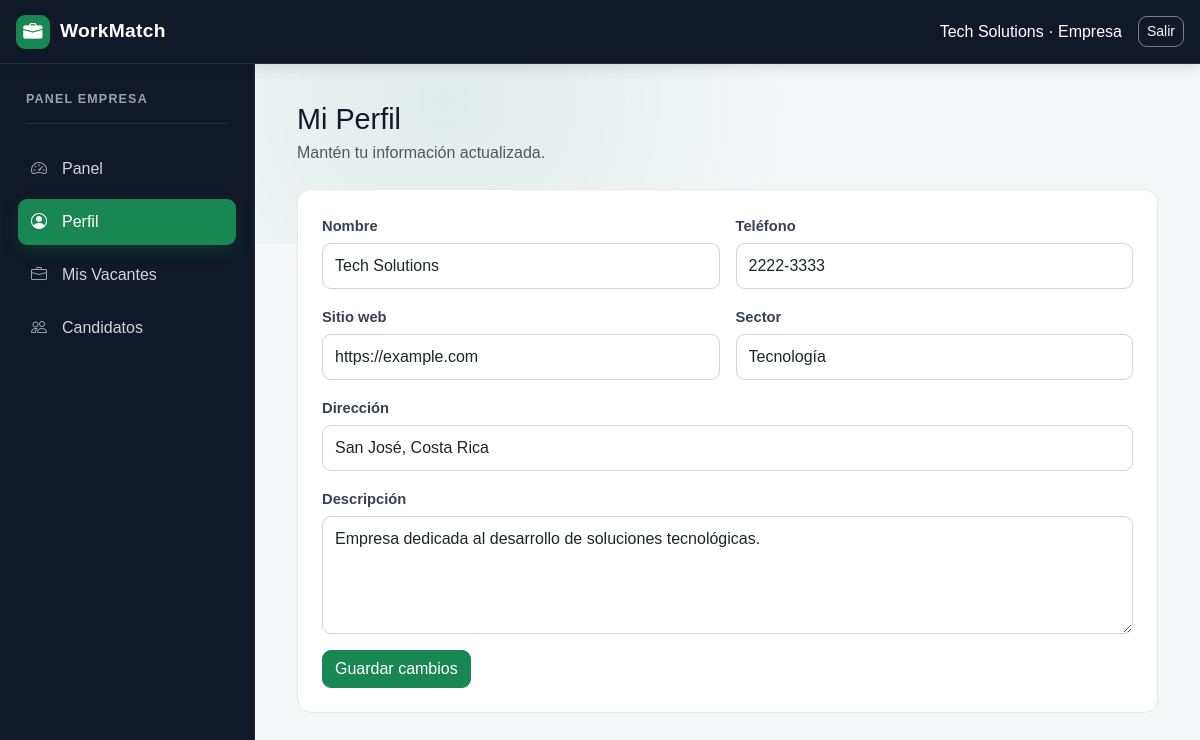
Screenshot of /index.php?seccion=perfil (signed in) with the database file from the repository.
### tables this page shows
CREATE TABLE perfiles_empresa (
    usuario_id INT PRIMARY KEY,
    sector VARCHAR(120) NULL,
    descripcion TEXT NULL,
    direccion VARCHAR(180) NULL,

    CONSTRAINT fk_perfil_empresa_usuario
        FOREIGN KEY (usuario_id)
        REFERENCES usuarios(id)
        ON DELETE CASCADE
);

CREATE TABLE usuarios (
    id INT AUTO_INCREMENT PRIMARY KEY,
    nombre VARCHAR(120) NOT NULL,
    identificacion VARCHAR(40) NOT NULL,
    correo VARCHAR(120) NOT NULL UNIQUE,
    telefono VARCHAR(30) NULL,
    sitio_web VARCHAR(180) NULL,
    password VARCHAR(255) NOT NULL,
    tipo ENUM('candidato', 'empresa') NOT NULL,
    fecha_registro TIMESTAMP DEFAULT CURRENT_TIMESTAMP
);

### app/controllers/WorkMatchController.php (called while the page is built, shortened)
<?php
require_once __DIR__ . '/../models/WorkMatch.php';
class WorkMatchController
{
    private WorkMatch $model;
    public function __construct(){ $this->model=new WorkMatch(); }
    public function run(): void
    {
        $this->mostrarSistema();
    }
    private function mostrarSistema(): void
    {
        $usuario=$_SESSION['usuario']; $seccion=$_GET['seccion']??'panel'; $mensajeOk=$_SESSION['mensaje_ok']??''; unset($_SESSION['mensaje_ok']);
        $perfil=$usuario['tipo']==='empresa'?$this->model->obtenerPerfilEmpresa((int)$usuario['id']):$this->model->obtenerPerfilCandidato((int)$usuario['id']);
        require __DIR__.'/../views/sistema.php';
    }
}

### index.php (called while the page is built)
<?php
require_once __DIR__ . '/app/controllers/WorkMatchController.php';
$controller = new WorkMatchController();
$controller->run();

### app/models/WorkMatch.php (called while the page is built, shortened)
<?php
require_once __DIR__ . '/../../config/database.php';
class WorkMatch
{
    private PDO $connection;
    public function __construct()
    {
        $database = new Database();
        $this->connection = $database->connect();
    }
    public function obtenerPerfilEmpresa(int $id): array|false
    {
        $stmt=$this->connection->prepare('SELECT u.id,u.nombre,u.identificacion,u.correo,u.telefono,u.sitio_web,p.sector,p.descripcion,p.direccion FROM usuarios u JOIN perfiles_empresa p ON p.usuario_id=u.id WHERE u.id=:id');
        $stmt->execute(['id'=>$id]); return $stmt->fetch();
    }
}

### config/database.php (called while the page is built)
<?php
class Database
{
    private string $host = 'db';
    private string $database = 'workmatch';
    private string $username = 'root';
    private string $password = 'root';
    public function connect(): PDO
    {
        try {
            $connection = new PDO(
                "mysql:host={$this->host};dbname={$this->database};charset=utf8mb4",
                $this->username,
                $this->password
            );
            $connection->setAttribute(PDO::ATTR_ERRMODE, PDO::ERRMODE_EXCEPTION);
            $connection->setAttribute(PDO::ATTR_DEFAULT_FETCH_MODE, PDO::FETCH_ASSOC);
            return $connection;
        } catch (PDOException $exception) {
            throw new RuntimeException('No fue posible conectar con la base de datos.');
        }
    }
}

### app/views/sistema.php (the view, shortened to what this page needs)
<?php
function e(mixed $v): string { return htmlspecialchars((string)($v??''),ENT_QUOTES,'UTF-8'); }
$esEmpresa=$usuario['tipo']==='empresa';
?>
<!DOCTYPE html><html lang="es"><head><meta charset="UTF-8"><meta name="viewport" content="width=device-width,initial-scale=1"><title>WorkMatch</title>
<link href="https://cdn.jsdelivr.net/npm/bootstrap@5.3.3/dist/css/bootstrap.min.css" rel="stylesheet"><link rel="stylesheet" href="https://cdn.jsdelivr.net/npm/bootstrap-icons@1.11.3/font/bootstrap-icons.min.css"><link rel="stylesheet" href="public/css/style.css"></head><body>
<nav class="navbar navbar-dark fixed-top px-3"><a class="navbar-brand fw-bold" href="index.php"><i class="bi bi-briefcase-fill"></i> WorkMatch</a><div class="d-flex align-items-center gap-3 text-white"><span class="d-none d-md-inline"><?= e($usuario['nombre']) ?> · <?= $esEmpresa?'Empresa':'Candidato' ?></span><a class="btn btn-outline-light btn-sm" href="index.php?action=logout">Salir</a></div></nav>
<div class="app-layout"><aside class="sidebar"><h5><?= $esEmpresa?'Panel Empresa':'Panel Candidato' ?></h5>
<a class="<?= $seccion==='panel'?'active':'' ?>" href="index.php?seccion=panel"><i class="bi bi-speedometer2"></i>Panel</a>
<a class="<?= $seccion==='perfil'?'active':'' ?>" href="index.php?seccion=perfil"><i class="bi bi-person-circle"></i>Perfil</a>
<a class="<?= $seccion==='vacantes'?'active':'' ?>" href="index.php?seccion=vacantes"><i class="bi bi-briefcase"></i><?= $esEmpresa?'Mis Vacantes':'Buscar Vacantes' ?></a>
<?php if($esEmpresa): ?><a class="<?= $seccion==='candidatos'?'active':'' ?>" href="index.php?seccion=candidatos"><i class="bi bi-people"></i>Candidatos</a>
<?php else: ?><a class="<?= $seccion==='favoritas'?'active':'' ?>" href="index.php?seccion=favoritas"><i class="bi bi-bookmark-heart"></i>Guardadas</a><a class="<?= $seccion==='postulaciones'?'active':'' ?>" href="index.php?seccion=postulaciones"><i class="bi bi-send-check"></i>Postulaciones</a><?php endif; ?></aside>
<main class="content-area">
<?php if($seccion==='perfil'): ?><h2>Mi Perfil</h2><p class="text-muted">Mantén tu información actualizada.</p><div class="card"><div class="card-body"><form method="post"><input type="hidden" name="action" value="actualizar_perfil"><div class="row g-3"><div class="col-md-6"><label class="form-label">Nombre</label><input class="form-control" name="nombre" value="<?= e($perfil['nombre']) ?>" required></div><div class="col-md-6"><label class="form-label">Teléfono</label><input class="form-control" name="telefono" value="<?= e($perfil['telefono']) ?>"></div>
<?php if($esEmpresa): ?><div class="col-md-6"><label class="form-label">Sitio web</label><input class="form-control" name="sitio_web" value="<?= e($perfil['sitio_web']) ?>"></div><div class="col-md-6"><label class="form-label">Sector</label><input class="form-control" name="sector" value="<?= e($perfil['sector']) ?>"></div><div class="col-12"><label class="form-label">Dirección</label><input class="form-control" name="direccion" value="<?= e($perfil['direccion']) ?>"></div><div class="col-12"><label class="form-label">Descripción</label><textarea class="form-control" name="descripcion" rows="4"><?= e($perfil['descripcion']) ?></textarea></div>
<?php endif; ?>
<div class="col-12"><button class="btn btn-success">Guardar cambios</button></div></div></form></div></div><?php endif; ?>
</main></div>
<script src="https://cdn.jsdelivr.net/npm/bootstrap@5.3.3/dist/js/bootstrap.bundle.min.js"></script><script src="public/js/app.js"></script></body></html>

### public/css/style.css (style rules this page uses)
:root { --wm-dark: #111827; --wm-dark-2: #1f2937; --wm-green: #198754; --wm-green-dark: #146c43; --wm-bg: #f4f6f8; --wm-card: #ffffff; --wm-border: #e5e7eb; --wm-text: #1f2937; --wm-muted: #6b7280; }
* { box-sizing: border-box; }
body { margin: 0; background: var(--wm-bg); color: var(--wm-text); font-family: Arial, Helvetica, sans-serif; }
.navbar { min-height: 64px; background: var(--wm-dark) !important; border-bottom: 1px solid rgba(255,255,255,.08); box-shadow: 0 3px 14px rgba(0,0,0,.12); }
.navbar-brand { display: flex; align-items: center; gap: 10px; color: #fff !important; font-size: 1.2rem; letter-spacing: .3px; }
.navbar-brand i { display: inline-flex; align-items: center; justify-content: center; width: 34px; height: 34px; border-radius: 9px; background: var(--wm-green); }
.navbar .btn-outline-light { border-color: rgba(255,255,255,.45); }
.form-label { margin-bottom: 6px; color: #374151; font-size: .92rem; font-weight: 600; }
.form-control, .form-select { border: 1px solid #d1d5db; border-radius: 9px; padding: 10px 12px; box-shadow: none !important; }
textarea.form-control { resize: vertical; }
.btn { border-radius: 9px; }
.btn-success { background: var(--wm-green); border-color: var(--wm-green); }
.app-layout { display: flex; min-height: 100vh; padding-top: 64px; }
.sidebar { position: fixed; top: 64px; bottom: 0; left: 0; width: 255px; padding: 28px 18px; overflow-y: auto; color: #fff; background: var(--wm-dark); border-right: 1px solid rgba(255,255,255,.08); }
.sidebar h5 { margin: 0 8px 22px; padding-bottom: 16px; color: #9ca3af; border-bottom: 1px solid rgba(255,255,255,.1); font-size: .78rem; font-weight: 700; letter-spacing: 1.2px; text-transform: uppercase; }
.sidebar a { display: flex; align-items: center; gap: 9px; margin-bottom: 7px; padding: 11px 13px; color: #d1d5db; border-radius: 9px; text-decoration: none; transition: .2s ease; }
.sidebar a i { width: 22px; color: #9ca3af; font-size: 1rem; }
.sidebar a.active { color: #fff; background: var(--wm-green); box-shadow: 0 6px 16px rgba(25,135,84,.24); }
.sidebar a.active i { color: #fff; }
.content-area { width: calc(100% - 255px); margin-left: 255px; padding: 38px 42px 55px; }
.content-area > h2 { margin-bottom: 4px; color: var(--wm-dark); font-size: 1.8rem; }
.content-area > .text-muted { margin-bottom: 24px; }
.card { border: 1px solid var(--wm-border); border-radius: 14px; background: var(--wm-card); }
.card-body { padding: 24px; }
html { scroll-behavior: smooth; }
body::before { content: ""; position: fixed; inset: 64px 0 auto 255px; height: 180px; background: radial-gradient(circle at 20% 20%, rgba(25,135,84,.08), transparent 45%); pointer-events: none; z-index: -1; }
.btn { transition: transform .15s ease, box-shadow .15s ease, background .15s ease; }

### rows the page displays
perfiles_empresa: usuario_id.nombre "Tech Solutions", nombre "Tech Solutions", telefono "2222-3333", sitio_web "https://example.com", sector "Tecnología", direccion "San José, Costa Rica", descripcion "Empresa dedicada al desarrollo de soluciones tecnológicas."
